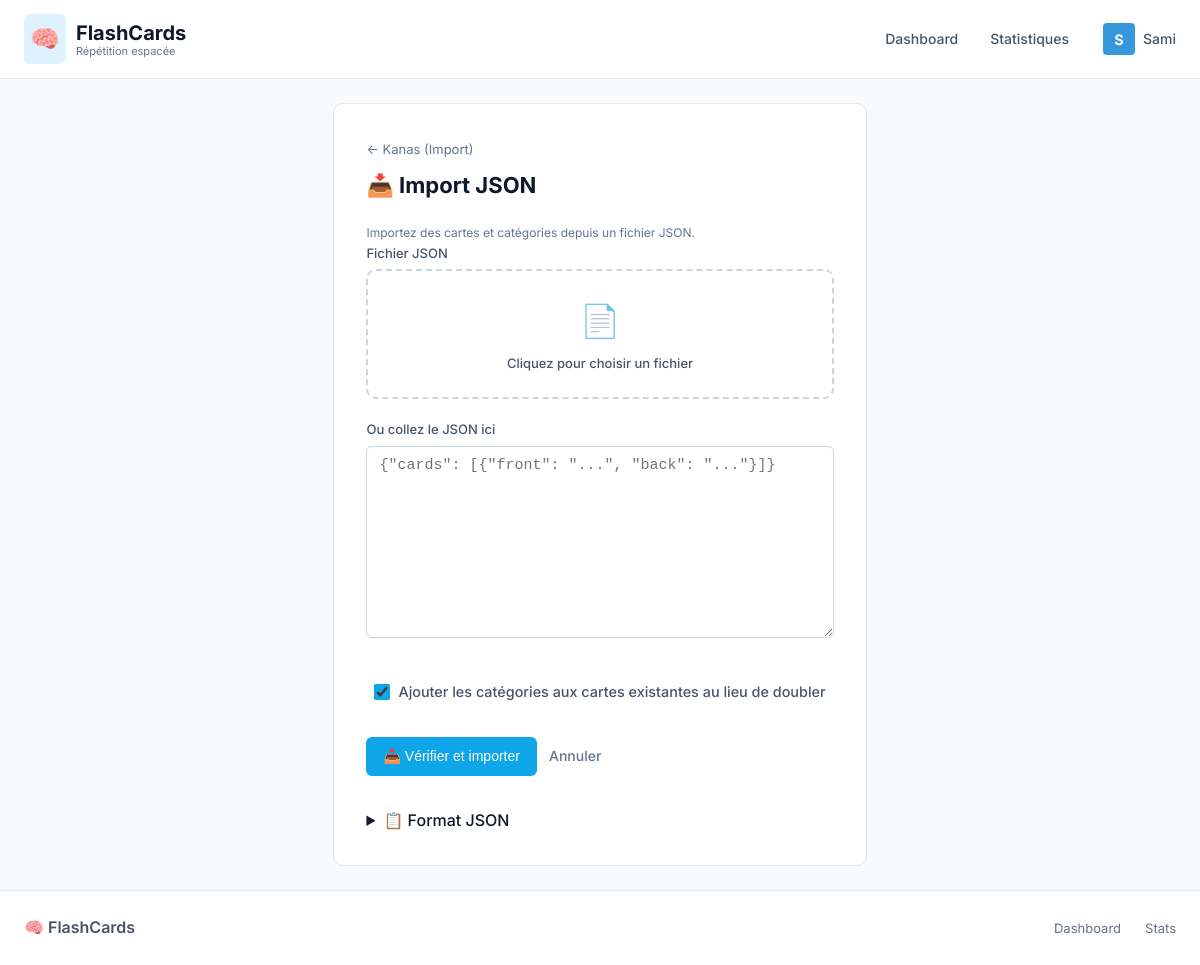
Page /cards/json-import/6 (signed in) on the committed database.
### app/models.py (models this page shows, shortened)
class User(db.Model):
    id = db.Column(db.Integer, primary_key=True)
    username = db.Column(db.String(80), unique=True, nullable=False)
    password_hash = db.Column(db.String(128))  # Optional password
    is_pro = db.Column(db.Boolean, default=False)
    avatar_color = db.Column(db.String(7), default='#3498db')
    created_at = db.Column(db.DateTime, default=datetime.utcnow)
    decks = db.relationship('Deck', backref='user', lazy=True, cascade='all, delete-orphan')

class Deck(db.Model):
    id = db.Column(db.Integer, primary_key=True)
    user_id = db.Column(db.Integer, db.ForeignKey('user.id'), nullable=False)
    name = db.Column(db.String(200), nullable=False)
    description = db.Column(db.Text)
    created_at = db.Column(db.DateTime, default=datetime.utcnow)
    cards = db.relationship('Card', backref='deck', lazy=True, cascade='all, delete-orphan')
    categories = db.relationship('Category', backref='deck', lazy=True, cascade='all, delete-orphan')

### app/routes/cards.py (the view, shortened to what this page needs)
@bp.route('/json-import/<int:deck_id>', methods=['GET', 'POST'])
def json_import(deck_id):
    deck = Deck.query.get_or_404(deck_id)
    return render_template('cards/json_import.html', deck=deck)

### app/routes/auth.py (called while the page is built)
@bp.before_app_request
def load_logged_in_user():
    user_id = session.get('user_id')
    if user_id is None:
        g.user = None
    else:
        g.user = User.query.get(user_id)

### app/routes/cards.py (called while the page is built)
@bp.before_request
def login_required():
    if not g.user:
        return redirect(url_for('auth.profiles'))

### app/templates/cards/json_import.html (shortened to what this page needs)
{% extends 'base.html' %}
{% block content %}
<div class="form-page" style="max-width: 700px;">
    <a href="{{ url_for('decks.view_deck', deck_id=deck.id) }}" class="back-link">← {{ deck.name }}</a>
    <h1>📥 Import JSON</h1>
    <p class="hint">Importez des cartes et catégories depuis un fichier JSON.</p>
    {% if duplicate_report %}
    <div
        style="background: #fef3c7; border: 1px solid #fcd34d; padding: 1rem; border-radius: var(--radius); margin: 1rem 0;">
        <p style="margin: 0 0 0.75rem; font-weight: 600;">⚠️ Doublons détectés</p>
        {% if duplicate_report.internal_duplicates %}
        <p style="font-size: 0.875rem; margin-bottom: 0.5rem;">
            <strong>{{ duplicate_report.internal_duplicates|length }}</strong> doublons internes (dans le fichier
            importé)
        </p>
        {% endif %}
        {% if duplicate_report.duplicates %}
        <p style="font-size: 0.875rem; margin-bottom: 0.75rem;">
            <strong>{{ duplicate_report.duplicates|length }}</strong> cartes similaires à des cartes existantes :
        </p>
        <ul style="margin: 0; padding-left: 1.25rem; font-size: 0.8125rem; max-height: 200px; overflow-y: auto;">
            {% for dup in duplicate_report.duplicates[:10] %}
            <li style="margin-bottom: 0.5rem;">
                "{{ dup.card.front or dup.card.question }}"
                ↔ existant: "{{ dup.matches[0].front }}" ({{ dup.matches[0].score }}%)
            </li>
            {% endfor %}
            {% if duplicate_report.duplicates|length > 10 %}
            <li>... et {{ duplicate_report.duplicates|length - 10 }} autres</li>
            {% endif %}
        </ul>
        {% endif %}
        <p style="margin: 1rem 0 0; font-size: 0.875rem;">
            <strong>{{ duplicate_report.clean|length }}</strong> cartes sans doublon seront importées.
        </p>
    </div>
    <form method="POST" class="form">
        <input type="hidden" name="skip_duplicates" value="1">
        <input type="hidden" name="merge_categories" value="{{ request.form.get('merge_categories') }}">
        <textarea name="json_text" style="display: none;">{{ original_json }}</textarea>
        <div class="form-actions">
            <button type="submit" class="btn btn-primary">
                Importer quand même ({{ duplicate_report.clean|length + duplicate_report.duplicates|length }} cartes)
            </button>
            <a href="{{ url_for('cards.json_import', deck_id=deck.id) }}" class="btn btn-secondary">Modifier</a>
        </div>
    </form>
    {% else %}
    <form method="POST" enctype="multipart/form-data" class="form">
        <div class="form-group">
            <label>Fichier JSON</label>
            <label class="file-input-wrapper">
                <div class="file-icon">📄</div>
                <span id="file-name">Cliquez pour choisir un fichier</span>
            </label>
        </div>
        <div class="form-group">
            <label>Ou collez le JSON ici</label>
            <textarea name="json_text" rows="10" placeholder='{"cards": [{"front": "...", "back": "..."}]}'></textarea>
        </div>
        <div class="form-group" style="margin-top: 1rem;">
            <label class="checkbox-label" style="display: flex; align-items: center; gap: 0.5rem; cursor: pointer;">
                <input type="checkbox" name="merge_categories" value="1" checked>
                <span style="font-size: 0.9rem;">Ajouter les catégories aux cartes existantes au lieu de doubler</span>
            </label>
        </div>
        <div class="form-actions">
            <button type="submit" class="btn btn-primary">📥 Vérifier et importer</button>
            <a href="{{ url_for('decks.view_deck', deck_id=deck.id) }}" class="btn btn-link">Annuler</a>
        </div>
    </form>
    <details style="margin-top: 2rem;">
        <summary style="cursor: pointer; font-weight: 500;">📋 Format JSON</summary>
    </details>
    {% endif %}
</div>
{% endblock %}

### app/templates/base.html (shortened to what this page needs)
<!DOCTYPE html>
<html lang="fr">
<head>
    <link rel="stylesheet" href="{{ url_for('static', filename='css/style.css') }}">
</head>
<body>
    <nav class="navbar">
        <div class="navbar-inner">
            <div class="nav-brand">
                <a href="{{ url_for('main.index') }}">
                    <span class="logo-icon">🧠</span>
                    <span class="brand-text">
                        FlashCards
                        <small>Répétition espacée</small>
                    </span>
                </a>
            </div>
            <ul class="nav-links">
                <li><a href="{{ url_for('main.index') }}"
                        class="{% if request.endpoint == 'main.index' %}active{% endif %}">
                        Dashboard
                    </a></li>
                <li><a href="{{ url_for('stats.global_stats') }}"
                        class="{% if 'stats' in request.endpoint %}active{% endif %}">
                        Statistiques
                    </a></li>
                {% if g.user %}
                <li style="margin-left: 1rem; display: flex; align-items: center;">
                    <a href="{{ url_for('auth.profiles') }}"
                        style="padding: 0; display: flex; align-items: center; gap: 0.5rem;" title="Changer de profil">
                        <div
                            style="width: 32px; height: 32px; border-radius: 4px; background-color: {{ g.user.avatar_color }}; color: white; display: flex; align-items: center; justify-content: center; font-weight: bold; font-size: 0.9rem;">
                            {{ g.user.username[0]|upper }}
                        </div>
                        <span style="font-weight: 500;">{{ g.user.username }}</span>
                    </a>
                </li>
                {% endif %}
            </ul>
        </div>
    </nav>
    <main class="container">
        {% block content %}{% endblock %}
    </main>
    <footer class="footer">
        <div class="footer-inner">
            <div class="footer-brand">🧠 FlashCards</div>
            <div class="footer-links">
                <a href="{{ url_for('main.index') }}">Dashboard</a>
                <a href="{{ url_for('stats.global_stats') }}">Stats</a>
            </div>
        </div>
    </footer>
</body>
</html>

### rows in the picture
User: user "S", user.username "Sami"
Deck: name "Kanas (Import)"
